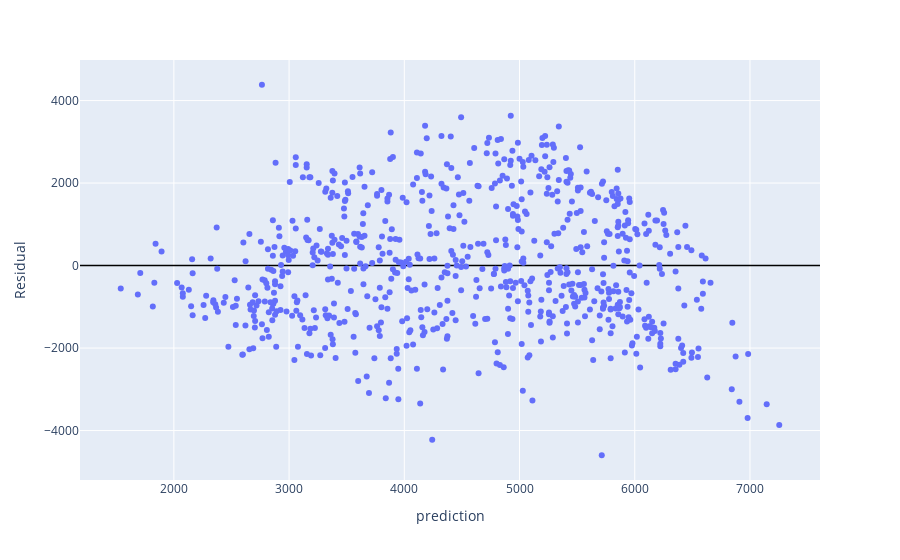

The cell this chart's notebook holds for it:
### Code cell
DF_model2['prediction'] = LM.predict(X)
DF_model2['Residual']=DF_model2['cnt']-DF_model2['prediction']
# Plot the results
fig = px.scatter(DF_model2,x='prediction',y='Residual')

fig.update_layout(yaxis=dict(zeroline=True, zerolinewidth=1.5, zerolinecolor='black'))

#fig.add_trace(
#    px.line(DF_model1, x='raw_temp', y='prediction',color_discrete_sequence=['black']).data[0]
#)

fig.show()

### Figure 1 — Plotly figure (JSON) as saved in the notebook; plotly's stock layout.template omitted (floating-point values rounded to 4 significant figures; data arrays with more than 128 entries replaced by an {"elided": "..."} marker saying what was removed)
{"data": [{"hovertemplate": "prediction=%{x}<br>Residual=%{y}<extra></extra>", "legendgroup": "", "marker": {"color": "#636efa", "symbol": "circle"}, "mode": "markers", "name": "", "orientation": "v", "showlegend": false, "type": "scatter", "x": {"elided": "731 float values"}, "xaxis": "x", "y": {"elided": "731 float values"}, "yaxis": "y"}], "layout": {"autosize": true, "legend": {"tracegroupgap": 0}, "margin": {"t": 60}, "xaxis": {"anchor": "y", "autorange": true, "domain": [0, 1], "range": [1176.0, 7617.0], "title": {"text": "prediction"}, "type": "linear"}, "yaxis": {"anchor": "x", "autorange": true, "domain": [0, 1], "range": [-5294.0, 5079.0], "title": {"text": "Residual"}, "type": "linear", "zeroline": true, "zerolinecolor": "black", "zerolinewidth": 1.5}}}
